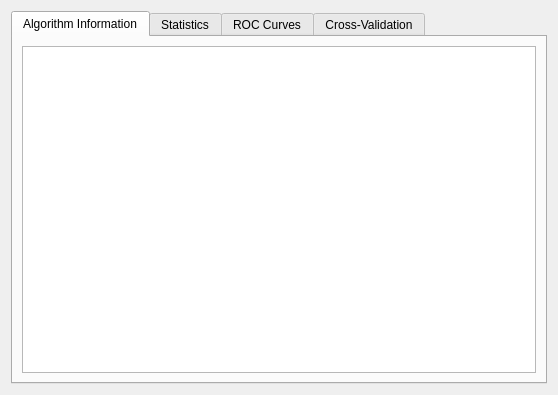
<?xml version="1.0" encoding="UTF-8"?>
<ui version="4.0">
 <class>statisticsDialog</class>
 <widget class="QDialog" name="statisticsDialog">
  <property name="geometry">
   <rect>
    <x>0</x>
    <y>0</y>
    <width>558</width>
    <height>395</height>
   </rect>
  </property>
  <property name="sizePolicy">
   <sizepolicy hsizetype="Fixed" vsizetype="Fixed">
    <horstretch>0</horstretch>
    <verstretch>0</verstretch>
   </sizepolicy>
  </property>
  <property name="windowTitle">
   <string>Data Information and Statistics</string>
  </property>
  <layout class="QVBoxLayout" name="verticalLayout_3">
   <item>
    <widget class="QTabWidget" name="tabWidget">
     <property name="currentIndex">
      <number>0</number>
     </property>
     <widget class="QWidget" name="algoTab">
      <attribute name="title">
       <string>Algorithm Information</string>
      </attribute>
      <layout class="QHBoxLayout" name="horizontalLayout_5">
       <item>
        <widget class="QTextBrowser" name="algoText">
         <property name="acceptDrops">
          <bool>false</bool>
         </property>
         <property name="autoFillBackground">
          <bool>true</bool>
         </property>
         <property name="openExternalLinks">
          <bool>true</bool>
         </property>
         <property name="openLinks">
          <bool>false</bool>
         </property>
        </widget>
       </item>
      </layout>
     </widget>
     <widget class="QWidget" name="infoTab">
      <attribute name="title">
       <string>Statistics</string>
      </attribute>
      <layout class="QHBoxLayout" name="horizontalLayout_3">
       <item>
        <widget class="QLabel" name="infoText">
         <property name="sizePolicy">
          <sizepolicy hsizetype="Fixed" vsizetype="Fixed">
           <horstretch>1</horstretch>
           <verstretch>1</verstretch>
          </sizepolicy>
         </property>
         <property name="minimumSize">
          <size>
           <width>320</width>
           <height>320</height>
          </size>
         </property>
         <property name="text">
          <string/>
         </property>
         <property name="alignment">
          <set>Qt::AlignLeading|Qt::AlignLeft|Qt::AlignTop</set>
         </property>
         <property name="wordWrap">
          <bool>true</bool>
         </property>
        </widget>
       </item>
       <item>
        <widget class="QWidget" name="informationWidget" native="true">
         <property name="sizePolicy">
          <sizepolicy hsizetype="Fixed" vsizetype="Fixed">
           <horstretch>1</horstretch>
           <verstretch>1</verstretch>
          </sizepolicy>
         </property>
         <property name="minimumSize">
          <size>
           <width>160</width>
           <height>320</height>
          </size>
         </property>
        </widget>
       </item>
      </layout>
     </widget>
     <widget class="QWidget" name="rocTab">
      <attribute name="title">
       <string>ROC Curves</string>
      </attribute>
      <layout class="QHBoxLayout" name="horizontalLayout_4">
       <item>
        <widget class="QWidget" name="rocWidget" native="true">
         <property name="sizePolicy">
          <sizepolicy hsizetype="Fixed" vsizetype="Fixed">
           <horstretch>1</horstretch>
           <verstretch>1</verstretch>
          </sizepolicy>
         </property>
         <property name="minimumSize">
          <size>
           <width>480</width>
           <height>320</height>
          </size>
         </property>
         <layout class="QHBoxLayout" name="horizontalLayout">
          <property name="spacing">
           <number>0</number>
          </property>
          <property name="margin">
           <number>0</number>
          </property>
         </layout>
        </widget>
       </item>
      </layout>
     </widget>
     <widget class="QWidget" name="crossvalidTab">
      <attribute name="title">
       <string>Cross-Validation</string>
      </attribute>
      <layout class="QVBoxLayout" name="verticalLayout">
       <item>
        <widget class="QWidget" name="cvWidget" native="true">
         <property name="sizePolicy">
          <sizepolicy hsizetype="Preferred" vsizetype="Preferred">
           <horstretch>0</horstretch>
           <verstretch>2</verstretch>
          </sizepolicy>
         </property>
         <layout class="QHBoxLayout" name="horizontalLayout_2">
          <property name="margin">
           <number>0</number>
          </property>
          <item>
           <widget class="QWidget" name="crossvalidWidget" native="true">
            <property name="sizePolicy">
             <sizepolicy hsizetype="Fixed" vsizetype="Fixed">
              <horstretch>1</horstretch>
              <verstretch>1</verstretch>
             </sizepolicy>
            </property>
            <property name="minimumSize">
             <size>
              <width>240</width>
              <height>320</height>
             </size>
            </property>
           </widget>
          </item>
          <item>
           <widget class="QLabel" name="crossvalidText">
            <property name="sizePolicy">
             <sizepolicy hsizetype="Fixed" vsizetype="Fixed">
              <horstretch>1</horstretch>
              <verstretch>1</verstretch>
             </sizepolicy>
            </property>
            <property name="minimumSize">
             <size>
              <width>240</width>
              <height>300</height>
             </size>
            </property>
            <property name="text">
             <string/>
            </property>
            <property name="alignment">
             <set>Qt::AlignLeading|Qt::AlignLeft|Qt::AlignTop</set>
            </property>
            <property name="wordWrap">
             <bool>true</bool>
            </property>
           </widget>
          </item>
         </layout>
        </widget>
       </item>
      </layout>
     </widget>
    </widget>
   </item>
  </layout>
 </widget>
 <resources/>
 <connections/>
</ui>
